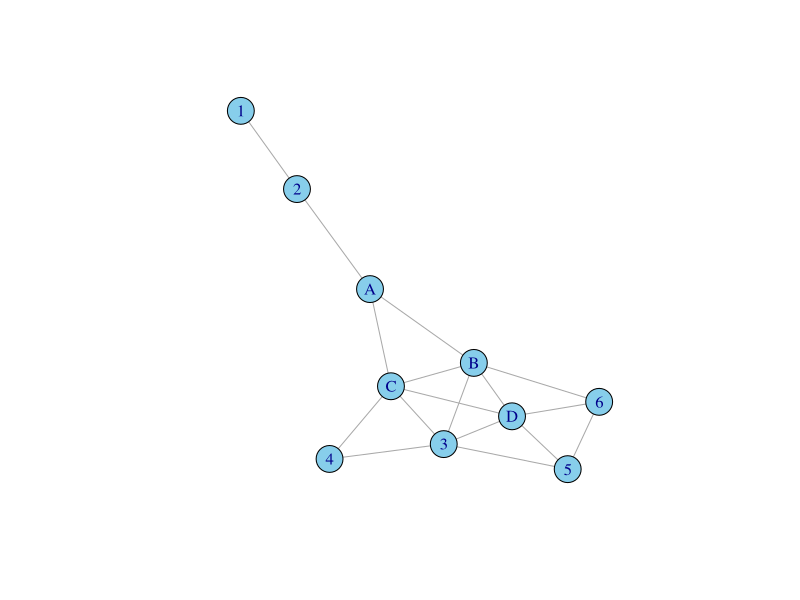
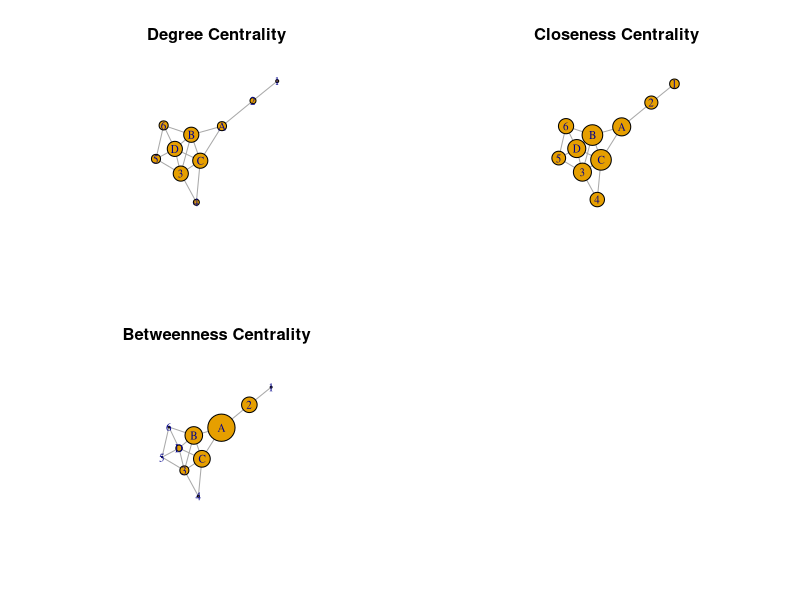

Write R code to recreate these figures, in order.
## ---- chunk 1
knitr::opts_chunk$set(echo = TRUE)
library(tidyverse)
library(igraph)
library(kableExtra)
## ---- chunk 2
# Create a blank matrix
adjacency_matrix <- matrix(0, nrow=10, ncol=10)

# Define the names for the rows and columns for clarity
rownames(adjacency_matrix) <- c("5", "6", "D", "3", "4", "B", "C", "A", "2", "1")
colnames(adjacency_matrix) <- c("5", "6", "D", "3", "4", "B", "C", "A", "2", "1")

# Connections for 5
adjacency_matrix["5", c("D", "6", "3")] <- 1

# Connections for 6
adjacency_matrix["6", c("D", "B", "5")] <- 1

# Connections for D
adjacency_matrix["D", c("5", "6", "3", "B", "C")] <- 1

# Connections for 3
adjacency_matrix["3", c("D", "4", "C", "B", "5")] <- 1

# Connections for 4
adjacency_matrix["4", c("3", "C")] <- 1

# Connections for B
adjacency_matrix["B", c("6", "D", "C", "A", "3")] <- 1

# Connections for C
adjacency_matrix["C", c("3", "4", "B", "D", "A")] <- 1

# Connections for A
adjacency_matrix["A", c("C", "B", "2")] <- 1

# Connections for 2
adjacency_matrix["2", c("A", "1")] <- 1

# Connections for 1
adjacency_matrix["1", "2"] <- 1

# Since the graph is undirected, we mirror the matrix along the diagonal
adjacency_matrix <- adjacency_matrix + t(adjacency_matrix)
# convert where the value is 2 to 1
adjacency_matrix[adjacency_matrix == 2] <- 1

#sort the matrix
adjacency_matrix <- adjacency_matrix[order(rownames(adjacency_matrix)), order(colnames(adjacency_matrix))]

# Print out the matrix
adjacency_matrix
## ---- chunk 3
library(igraph)

graph <- graph_from_adjacency_matrix(adjacency_matrix, mode = "undirected")

# Plot the graph
plot(graph, layout = layout_nicely(graph), vertex.color = "skyblue", edge.arrow.size = 0.5)
## ---- chunk 4
# Calculate degree centrality for all nodes
degree_centrality <- degree(graph, mode = "all")

# Calculate closeness centrality for all nodes
closeness_centrality <- closeness(graph, mode = "all")

# Calculate betweenness centrality for all nodes
betweenness_centrality <- betweenness(graph, directed = FALSE, normalized = TRUE)

centrality_measures_all <- data.frame(
  Degree = degree_centrality,
  Closeness = closeness_centrality,
  Betweenness = betweenness_centrality
)

centrality_measures_all
## ---- chunk 5
# Extract the centralities for seats A-D
seat_choices <- c('A', 'B', 'C', 'D')
centrality_measures <- data.frame(
  Degree = degree_centrality[seat_choices],
  Closeness = closeness_centrality[seat_choices],
  Betweenness = betweenness_centrality[seat_choices]
)
rownames(centrality_measures) <- seat_choices
## ---- chunk 6
degree_centrality <- degree(graph, mode = "all")
closeness_centrality <- closeness(graph, mode = "all")
betweenness_centrality <- betweenness(graph, directed = FALSE)

# Set up the layout of the graph just once to use in all plots
layout <- layout_with_fr(graph)

# Set up the plotting area
par(mfrow = c(2, 2))

# Degree Centrality Plot
plot(graph, layout = layout,
     vertex.label = V(graph)$name,
     vertex.size = degree_centrality * 5,
     vertex.label.cex = 0.8,
     edge.arrow.size = 0.5,
     main = "Degree Centrality")

# Closeness Centrality Plot
plot(graph, layout = layout,
     vertex.label = V(graph)$name,
     vertex.size = closeness_centrality * 500,  # Scale factor to make the sizes visible, adjust as needed
     vertex.label.cex = 0.8,
     edge.arrow.size = 0.5,
     main = "Closeness Centrality")

# Betweenness Centrality Plot
plot(graph, layout = layout,
     vertex.label = V(graph)$name,
     vertex.size = betweenness_centrality / max(betweenness_centrality) * 50,  # Normalize and scale, adjust as needed
     vertex.label.cex = 0.8,
     edge.arrow.size = 0.5,
     main = "Betweenness Centrality")

# Resetting to default single plotting layout
par(mfrow = c(1, 1))
par(mai = c(0, 0, 0.5, 0.5))
